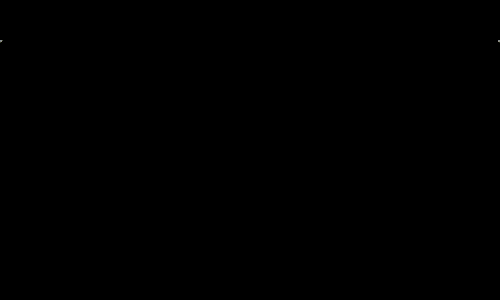
Frame 1 (no input)
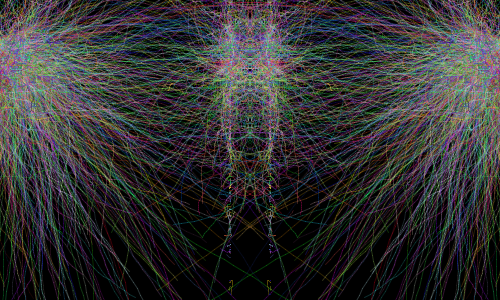
Frame 60 (the mouse pressed at the canvas centre just before this capture)
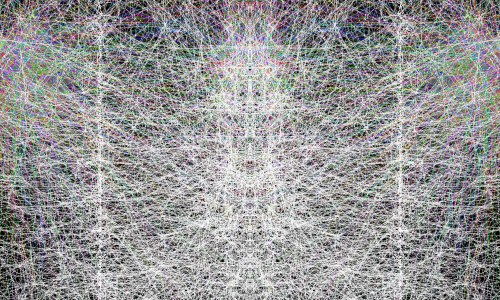
Frame 120 (the mouse held since frame 60 and released just before this capture)

The Processing sketch that drew these frames (run headless with seeded random() and noise(); from frame 60 on, the mouse is pressed at the canvas centre):

// Processing sketch: slowspines2
// ── slowspines2.pde

// Sept 2008 
// http://www.abandonedart.org
// http://www.zenbullets.com
//
// This work is licensed under a Creative Commons 3.0 License.
// (Attribution - NonCommerical - ShareAlike)
// http://creativecommons.org/licenses/by-nc-sa/3.0/
// 
// This basically means, you are free to use it as long as you:
// 1. give http://www.zenbullets.com a credit
// 2. don't use it for commercial gain
// 3. share anything you create with it in the same way I have
//
// These conditions can be waived if you want to do something groovy with it 
// though, so feel free to email me via http://www.zenbullets.com



int num = 2400;        

// colCycle - four cycles, black, colour1, white, colour2
String colCycle =  "colour2";

Particle[] partArr;

void setup() {
  size(500,300);     
  frameRate(12);

   
  background(0);
  
  partArr = new Particle[num];

  for (int i=0;i<num;i++) {
   float r = PI*i/num;
    partArr[i] = new Particle(r);
  }

}

void draw() {
  for (int i=0;i<num;i++) {
    partArr[i].move();
  }
}

void mousePressed() {
    // manually switch colCycle periods
    if (colCycle == "colour1") {
      colCycle = "black";
    } else if (colCycle == "black")  {
      colCycle = "colour2";
    } else if (colCycle == "colour2")  {
      colCycle = "white";
    } else if (colCycle == "white")  {
      colCycle = "colour1";
    }
    
  for (int i=0;i<num;i++) {
    partArr[i].origin(mouseX, mouseY);
  }
}


class Particle {
  float ox, oy;
  float x, y;
  float xx, yy;

  float vx;
  float vy;
  int age=int(random(200));
  
  // colour
  int rc;
  int gc;
  int bc;
  int alph = 100;
  
  // line
  int maxline = 7;
  int linethick;

  Particle(float r) {
    ox = 250;
    oy = 20;
    x = ox;
    y = oy;
    
    xx = 0;           
    yy = 0;          

    vx = 2*cos(r);     
    vy = 2*sin(r);    

    rc = int(random(255));
   gc = int(random(255));
  bc = int(random(255)); 
  
  linethick = int(random(maxline)); 
  }
  
  void origin(float ex, float why) {
    // ox = ex;
    oy = why;
  }

  void move() {
    xx=x;
    yy=y;

    x+=vx;
    y+=vy;

    vx += (random(200)-random(200))*0.005;
    vy += (random(200)-random(200))*0.005;

      strokeWeight(1);
    if (colCycle == "colour1") {
      strokeWeight(linethick * 2);
      stroke(rc,gc,bc,60);
    } else if (colCycle == "colour2") {
      stroke(rc,gc,bc,60);
    } else if (colCycle == "black") {
      strokeWeight(linethick / 2);
      stroke(0,0,0,alph);
    } else if (colCycle == "white") {
      stroke(255,255,255,60);
    }
    
    line(ox+xx,oy+yy,ox+x,oy+y);
    line(ox-xx,oy+yy,ox-x,oy+y);

    age++;
    if (age>200) {
      x = ox;
      x = oy;
      xx=0;
      yy=0;
      vx=0;
      vy=0;
      age=0;
    }
  }
}
